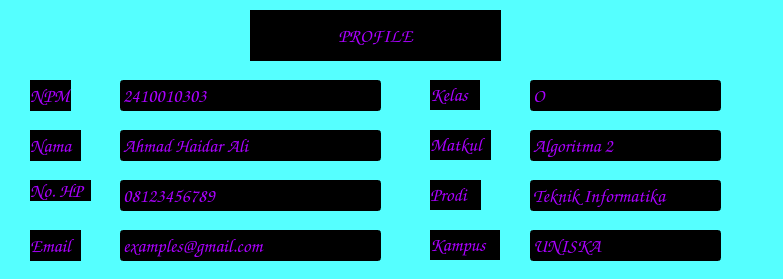
<?xml version="1.0" encoding="UTF-8"?>
<ui version="4.0">
 <class>Form</class>
 <widget class="QWidget" name="Form">
  <property name="geometry">
   <rect>
    <x>0</x>
    <y>0</y>
    <width>783</width>
    <height>279</height>
   </rect>
  </property>
  <property name="windowTitle">
   <string>Form</string>
  </property>
  <property name="styleSheet">
   <string notr="true">background-color: rgb(85, 255, 255);</string>
  </property>
  <widget class="QLabel" name="label">
   <property name="geometry">
    <rect>
     <x>30</x>
     <y>80</y>
     <width>41</width>
     <height>31</height>
    </rect>
   </property>
   <property name="font">
    <font>
     <family>Comic Sans MS</family>
     <pointsize>14</pointsize>
    </font>
   </property>
   <property name="styleSheet">
    <string notr="true">color: rgb(170, 0, 255); background-color: rgb(0, 0, 0);</string>
   </property>
   <property name="text">
    <string>NPM</string>
   </property>
  </widget>
  <widget class="QLabel" name="label_2">
   <property name="geometry">
    <rect>
     <x>30</x>
     <y>130</y>
     <width>51</width>
     <height>31</height>
    </rect>
   </property>
   <property name="font">
    <font>
     <family>Comic Sans MS</family>
     <pointsize>14</pointsize>
    </font>
   </property>
   <property name="styleSheet">
    <string notr="true">color: rgb(170, 0, 255); background-color: rgb(0, 0, 0);</string>
   </property>
   <property name="text">
    <string>Nama</string>
   </property>
  </widget>
  <widget class="QLabel" name="label_3">
   <property name="geometry">
    <rect>
     <x>30</x>
     <y>230</y>
     <width>51</width>
     <height>31</height>
    </rect>
   </property>
   <property name="font">
    <font>
     <family>Comic Sans MS</family>
     <pointsize>14</pointsize>
    </font>
   </property>
   <property name="styleSheet">
    <string notr="true">color: rgb(170, 0, 255); background-color: rgb(0, 0, 0);</string>
   </property>
   <property name="text">
    <string>Email</string>
   </property>
  </widget>
  <widget class="QLabel" name="label_4">
   <property name="geometry">
    <rect>
     <x>30</x>
     <y>180</y>
     <width>61</width>
     <height>21</height>
    </rect>
   </property>
   <property name="font">
    <font>
     <family>Comic Sans MS</family>
     <pointsize>14</pointsize>
    </font>
   </property>
   <property name="styleSheet">
    <string notr="true">color: rgb(170, 0, 255); background-color: rgb(0, 0, 0);</string>
   </property>
   <property name="text">
    <string>No. HP</string>
   </property>
  </widget>
  <widget class="QLabel" name="label_5">
   <property name="geometry">
    <rect>
     <x>430</x>
     <y>80</y>
     <width>50</width>
     <height>30</height>
    </rect>
   </property>
   <property name="font">
    <font>
     <family>Comic Sans MS</family>
     <pointsize>14</pointsize>
    </font>
   </property>
   <property name="styleSheet">
    <string notr="true">color: rgb(170, 0, 255); background-color: rgb(0, 0, 0);</string>
   </property>
   <property name="text">
    <string>Kelas</string>
   </property>
  </widget>
  <widget class="QLabel" name="label_6">
   <property name="geometry">
    <rect>
     <x>430</x>
     <y>180</y>
     <width>51</width>
     <height>30</height>
    </rect>
   </property>
   <property name="font">
    <font>
     <family>Comic Sans MS</family>
     <pointsize>14</pointsize>
    </font>
   </property>
   <property name="styleSheet">
    <string notr="true">color: rgb(170, 0, 255); background-color: rgb(0, 0, 0);</string>
   </property>
   <property name="text">
    <string>Prodi</string>
   </property>
  </widget>
  <widget class="QLabel" name="label_7">
   <property name="geometry">
    <rect>
     <x>430</x>
     <y>130</y>
     <width>61</width>
     <height>30</height>
    </rect>
   </property>
   <property name="font">
    <font>
     <family>Comic Sans MS</family>
     <pointsize>14</pointsize>
    </font>
   </property>
   <property name="styleSheet">
    <string notr="true">color: rgb(170, 0, 255); background-color: rgb(0, 0, 0);</string>
   </property>
   <property name="text">
    <string>Matkul</string>
   </property>
  </widget>
  <widget class="QLabel" name="label_8">
   <property name="geometry">
    <rect>
     <x>430</x>
     <y>230</y>
     <width>70</width>
     <height>30</height>
    </rect>
   </property>
   <property name="font">
    <font>
     <family>Comic Sans MS</family>
     <pointsize>14</pointsize>
    </font>
   </property>
   <property name="styleSheet">
    <string notr="true">color: rgb(170, 0, 255); background-color: rgb(0, 0, 0);</string>
   </property>
   <property name="text">
    <string>Kampus</string>
   </property>
  </widget>
  <widget class="QLineEdit" name="lineEdit">
   <property name="geometry">
    <rect>
     <x>120</x>
     <y>80</y>
     <width>261</width>
     <height>31</height>
    </rect>
   </property>
   <property name="font">
    <font>
     <family>Comic Sans MS</family>
     <pointsize>14</pointsize>
    </font>
   </property>
   <property name="styleSheet">
    <string notr="true">color: rgb(170, 0, 255); background-color: rgb(0, 0, 0);</string>
   </property>
   <property name="text">
    <string>2410010303</string>
   </property>
  </widget>
  <widget class="QLineEdit" name="lineEdit_2">
   <property name="geometry">
    <rect>
     <x>120</x>
     <y>130</y>
     <width>261</width>
     <height>31</height>
    </rect>
   </property>
   <property name="font">
    <font>
     <family>Comic Sans MS</family>
     <pointsize>14</pointsize>
    </font>
   </property>
   <property name="styleSheet">
    <string notr="true">color: rgb(170, 0, 255); background-color: rgb(0, 0, 0);</string>
   </property>
   <property name="text">
    <string>Ahmad Haidar Ali</string>
   </property>
  </widget>
  <widget class="QLineEdit" name="lineEdit_3">
   <property name="geometry">
    <rect>
     <x>120</x>
     <y>180</y>
     <width>261</width>
     <height>31</height>
    </rect>
   </property>
   <property name="font">
    <font>
     <family>Comic Sans MS</family>
     <pointsize>14</pointsize>
    </font>
   </property>
   <property name="styleSheet">
    <string notr="true">color: rgb(170, 0, 255); background-color: rgb(0, 0, 0);</string>
   </property>
   <property name="text">
    <string>08123456789</string>
   </property>
  </widget>
  <widget class="QLineEdit" name="lineEdit_4">
   <property name="geometry">
    <rect>
     <x>120</x>
     <y>230</y>
     <width>261</width>
     <height>31</height>
    </rect>
   </property>
   <property name="font">
    <font>
     <family>Comic Sans MS</family>
     <pointsize>14</pointsize>
    </font>
   </property>
   <property name="styleSheet">
    <string notr="true">color: rgb(170, 0, 255); background-color: rgb(0, 0, 0);</string>
   </property>
   <property name="text">
    <string>examples@gmail.com</string>
   </property>
  </widget>
  <widget class="QLineEdit" name="lineEdit_6">
   <property name="geometry">
    <rect>
     <x>530</x>
     <y>80</y>
     <width>191</width>
     <height>31</height>
    </rect>
   </property>
   <property name="font">
    <font>
     <family>Comic Sans MS</family>
     <pointsize>14</pointsize>
    </font>
   </property>
   <property name="styleSheet">
    <string notr="true">color: rgb(170, 0, 255); background-color: rgb(0, 0, 0);</string>
   </property>
   <property name="text">
    <string>O</string>
   </property>
  </widget>
  <widget class="QLineEdit" name="lineEdit_7">
   <property name="geometry">
    <rect>
     <x>530</x>
     <y>130</y>
     <width>191</width>
     <height>31</height>
    </rect>
   </property>
   <property name="font">
    <font>
     <family>Comic Sans MS</family>
     <pointsize>14</pointsize>
    </font>
   </property>
   <property name="styleSheet">
    <string notr="true">color: rgb(170, 0, 255); background-color: rgb(0, 0, 0);</string>
   </property>
   <property name="text">
    <string>Algoritma 2</string>
   </property>
  </widget>
  <widget class="QLineEdit" name="lineEdit_8">
   <property name="geometry">
    <rect>
     <x>530</x>
     <y>180</y>
     <width>191</width>
     <height>31</height>
    </rect>
   </property>
   <property name="font">
    <font>
     <family>Comic Sans MS</family>
     <pointsize>14</pointsize>
    </font>
   </property>
   <property name="styleSheet">
    <string notr="true">color: rgb(170, 0, 255); background-color: rgb(0, 0, 0);</string>
   </property>
   <property name="text">
    <string>Teknik Informatika</string>
   </property>
  </widget>
  <widget class="QLineEdit" name="lineEdit_9">
   <property name="geometry">
    <rect>
     <x>530</x>
     <y>230</y>
     <width>191</width>
     <height>31</height>
    </rect>
   </property>
   <property name="font">
    <font>
     <family>Comic Sans MS</family>
     <pointsize>14</pointsize>
    </font>
   </property>
   <property name="styleSheet">
    <string notr="true">color: rgb(170, 0, 255); background-color: rgb(0, 0, 0);</string>
   </property>
   <property name="text">
    <string>UNISKA</string>
   </property>
  </widget>
  <widget class="QLabel" name="label_9">
   <property name="geometry">
    <rect>
     <x>250</x>
     <y>10</y>
     <width>251</width>
     <height>51</height>
    </rect>
   </property>
   <property name="font">
    <font>
     <family>Comic Sans MS</family>
     <pointsize>14</pointsize>
     <weight>75</weight>
     <italic>true</italic>
     <bold>true</bold>
    </font>
   </property>
   <property name="styleSheet">
    <string notr="true">color: rgb(170, 0, 255); background-color: rgb(0, 0, 0);</string>
   </property>
   <property name="text">
    <string>PROFILE</string>
   </property>
   <property name="alignment">
    <set>Qt::AlignCenter</set>
   </property>
  </widget>
 </widget>
 <resources/>
 <connections/>
</ui>
